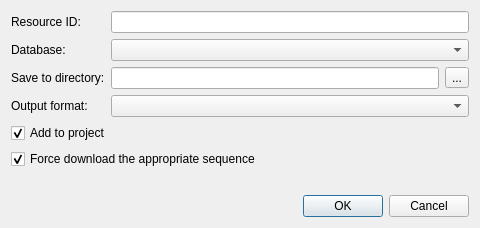
<?xml version="1.0" encoding="UTF-8"?>
<ui version="4.0">
 <class>DownloadRemoteFileDialog</class>
 <widget class="QDialog" name="DownloadRemoteFileDialog">
  <property name="geometry">
   <rect>
    <x>0</x>
    <y>0</y>
    <width>480</width>
    <height>252</height>
   </rect>
  </property>
  <property name="sizePolicy">
   <sizepolicy hsizetype="Expanding" vsizetype="Expanding">
    <horstretch>0</horstretch>
    <verstretch>0</verstretch>
   </sizepolicy>
  </property>
  <property name="minimumSize">
   <size>
    <width>480</width>
    <height>0</height>
   </size>
  </property>
  <property name="windowTitle">
   <string>Fetch Data from Remote Database</string>
  </property>
  <layout class="QVBoxLayout" name="verticalLayout">
   <property name="sizeConstraint">
    <enum>QLayout::SetMinAndMaxSize</enum>
   </property>
   <item>
    <layout class="QGridLayout" name="gridLayout">
     <item row="0" column="0">
      <widget class="QLabel" name="label">
       <property name="sizePolicy">
        <sizepolicy hsizetype="Preferred" vsizetype="Fixed">
         <horstretch>0</horstretch>
         <verstretch>0</verstretch>
        </sizepolicy>
       </property>
       <property name="text">
        <string>Resource ID:</string>
       </property>
      </widget>
     </item>
     <item row="0" column="1">
      <widget class="QLineEdit" name="idLineEdit">
       <property name="sizePolicy">
        <sizepolicy hsizetype="Expanding" vsizetype="Fixed">
         <horstretch>0</horstretch>
         <verstretch>0</verstretch>
        </sizepolicy>
       </property>
      </widget>
     </item>
     <item row="1" column="0">
      <widget class="QLabel" name="label_3">
       <property name="sizePolicy">
        <sizepolicy hsizetype="Preferred" vsizetype="Fixed">
         <horstretch>0</horstretch>
         <verstretch>0</verstretch>
        </sizepolicy>
       </property>
       <property name="text">
        <string>Database:</string>
       </property>
      </widget>
     </item>
     <item row="2" column="0">
      <widget class="QLabel" name="saveFilenameLabel">
       <property name="sizePolicy">
        <sizepolicy hsizetype="Preferred" vsizetype="Fixed">
         <horstretch>0</horstretch>
         <verstretch>0</verstretch>
        </sizepolicy>
       </property>
       <property name="text">
        <string>Save to directory:</string>
       </property>
      </widget>
     </item>
     <item row="2" column="1">
      <layout class="QHBoxLayout" name="horizontalLayout">
       <item>
        <widget class="QLineEdit" name="saveFilenameLineEdit">
         <property name="sizePolicy">
          <sizepolicy hsizetype="Expanding" vsizetype="Fixed">
           <horstretch>0</horstretch>
           <verstretch>0</verstretch>
          </sizepolicy>
         </property>
        </widget>
       </item>
       <item>
        <widget class="QToolButton" name="saveFilenameToolButton">
         <property name="sizePolicy">
          <sizepolicy hsizetype="Fixed" vsizetype="Fixed">
           <horstretch>0</horstretch>
           <verstretch>0</verstretch>
          </sizepolicy>
         </property>
         <property name="text">
          <string>...</string>
         </property>
        </widget>
       </item>
      </layout>
     </item>
     <item row="1" column="1">
      <widget class="QComboBox" name="databasesBox">
       <property name="sizePolicy">
        <sizepolicy hsizetype="Expanding" vsizetype="Fixed">
         <horstretch>0</horstretch>
         <verstretch>0</verstretch>
        </sizepolicy>
       </property>
      </widget>
     </item>
     <item row="3" column="0">
      <widget class="QLabel" name="formatLabel">
       <property name="text">
        <string>Output format:</string>
       </property>
      </widget>
     </item>
     <item row="3" column="1">
      <widget class="QComboBox" name="formatBox"/>
     </item>
    </layout>
   </item>
   <item>
    <widget class="QCheckBox" name="chbAddToProjectCheck">
     <property name="text">
      <string>Add to project</string>
     </property>
     <property name="checked">
      <bool>true</bool>
     </property>
    </widget>
   </item>
   <item>
    <widget class="QCheckBox" name="chbForceDownloadSequence">
     <property name="toolTip">
      <string>Some entries in the NCBI databases contain features without a sequence. You can download both sequence and features by checking this parameter. Note that some sequences are rather big.</string>
     </property>
     <property name="text">
      <string>Force download the appropriate sequence</string>
     </property>
     <property name="checked">
      <bool>true</bool>
     </property>
    </widget>
   </item>
   <item>
    <widget class="QLabel" name="hintLabel">
     <property name="sizePolicy">
      <sizepolicy hsizetype="Preferred" vsizetype="Fixed">
       <horstretch>0</horstretch>
       <verstretch>0</verstretch>
      </sizepolicy>
     </property>
     <property name="text">
      <string/>
     </property>
     <property name="textInteractionFlags">
      <set>Qt::LinksAccessibleByMouse|Qt::TextSelectableByMouse</set>
     </property>
    </widget>
   </item>
   <item>
    <widget class="QDialogButtonBox" name="buttonBox">
     <property name="standardButtons">
      <set>QDialogButtonBox::Cancel|QDialogButtonBox::Ok</set>
     </property>
    </widget>
   </item>
  </layout>
 </widget>
 <resources/>
 <connections>
  <connection>
   <sender>buttonBox</sender>
   <signal>accepted()</signal>
   <receiver>DownloadRemoteFileDialog</receiver>
   <slot>accept()</slot>
   <hints>
    <hint type="sourcelabel">
     <x>250</x>
     <y>336</y>
    </hint>
    <hint type="destinationlabel">
     <x>250</x>
     <y>178</y>
    </hint>
   </hints>
  </connection>
  <connection>
   <sender>buttonBox</sender>
   <signal>rejected()</signal>
   <receiver>DownloadRemoteFileDialog</receiver>
   <slot>reject()</slot>
   <hints>
    <hint type="sourcelabel">
     <x>250</x>
     <y>336</y>
    </hint>
    <hint type="destinationlabel">
     <x>250</x>
     <y>178</y>
    </hint>
   </hints>
  </connection>
 </connections>
</ui>
